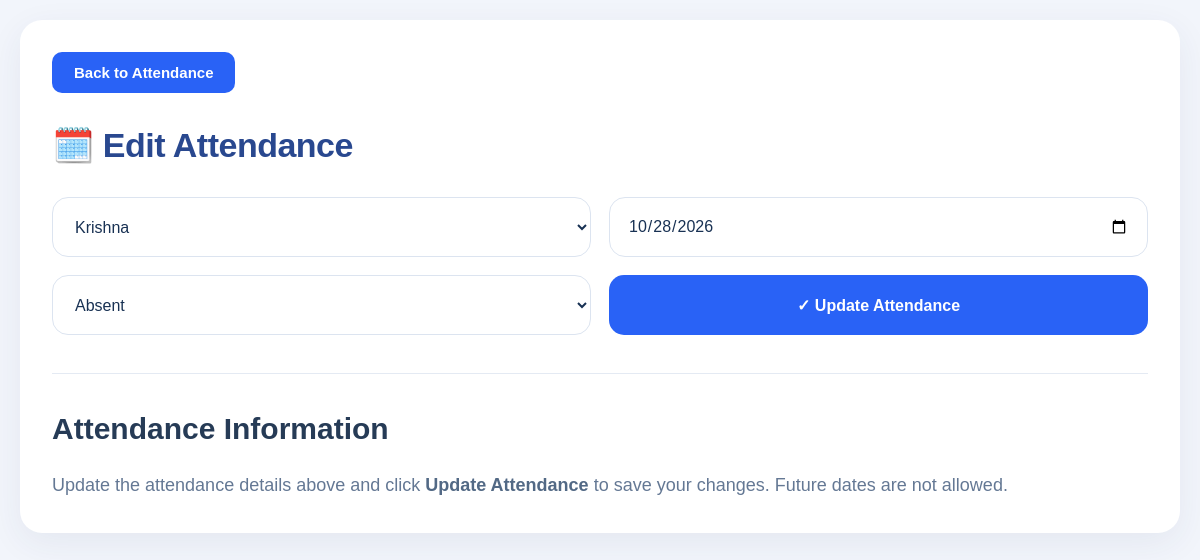
The app's page /edit_attendance/33 (signed in) with its own data.
### tables this page shows
CREATE TABLE attendance (
            id INTEGER PRIMARY KEY AUTOINCREMENT,
            student_name TEXT,
            date TEXT,
            status TEXT
        );

CREATE TABLE students (
            id INTEGER PRIMARY KEY AUTOINCREMENT,
            name TEXT NOT NULL,
            email TEXT,
            course TEXT,
            semester TEXT,
            course_type TEXT DEFAULT 'UG'
        , student_code TEXT);

### app.py (the view, shortened to what this page needs)
@app.route("/edit_attendance/<int:id>", methods=["GET", "POST"])
def edit_attendance(id):
    conn = get_db()
    today = date.today().isoformat()
    attendance_record = conn.execute("""
        SELECT *
        FROM attendance
        WHERE id = ?
    """, (id,)).fetchone()
    if attendance_record is None:
        conn.close()
        return "Attendance record not found", 404
    students_data = conn.execute("""
        SELECT id, name, student_code, course_type
        FROM students
        ORDER BY name
    """).fetchall()
    conn.close()
    return render_template(
        "edit_attendance.html",
        attendance=attendance_record,
        students=students_data,
        today=today
    )

### app.py (called while the page is built)
def get_db():
    conn = sqlite3.connect(DB_PATH)
    conn.row_factory = sqlite3.Row
    return conn

@app.before_request
def teacher_only_access():
    if request.endpoint in ("login", "static"):
        return None
    if (
        session.get("role") != "teacher"
        or not session.get("user_id")
    ):
        session.clear()
        flash("Please log in using a teacher account.", "error")
        return redirect(url_for("login"))

### templates/edit_attendance.html (shortened to what this page needs)
<!DOCTYPE html>
<html lang="en">
<head>
    <link rel="stylesheet"
          href="{{ url_for('static', filename='style.css') }}">
</head>
<body>
    <div class="edit-container">
        <a href="{{ url_for('attendance') }}" class="back-btn">
            Back to Attendance
        </a>
        <h1 class="page-title">🗓️ Edit Attendance</h1>
        <form method="POST" class="edit-form">
            <select name="student_name" required>
                {% for student in students %}
                    <option
                        value="{{ student['name'] }}"
                        {% if student['name'] == attendance['student_name'] %}
                            selected
                        {% endif %}>
                        {{ student['name'] }}
                    </option>
                {% endfor %}
            </select>
            <input
                type="date"
                name="date"
                id="attendanceDate"
                value="{{ attendance['date'] }}"
                max="{{ today }}"
                required
            >
            <select name="status" required>
                <option value="Absent"
                    {% if attendance['status'] == 'Absent' %}selected{% endif %}>
                    Absent
                </option>
            </select>
            <button type="submit" class="update-btn">
                ✓ Update Attendance
            </button>
        </form>
        <hr class="info-divider">
        <section>
            <h2 class="info-title">Attendance Information</h2>
            <p class="info-description">
                Update the attendance details above and click
                <strong>Update Attendance</strong> to save your changes.
                Future dates are not allowed.
            </p>
        </section>
    </div>
</body>
</html>

### static/style.css (style rules this page uses)
* { margin:0; padding:0; box-sizing:border-box; }
body { font-family:'Segoe UI',sans-serif; background:#f4f6f9; padding:25px; }
h1 { color:#1e3a8a; font-size:42px; font-weight:700; margin-bottom:30px; }
h2 { font-size:32px; margin:30px 0 20px; }
form { display:flex; flex-wrap:wrap; gap:15px; align-items:center; margin-bottom:25px; }
input, select { width:280px; height:50px; padding:0 15px; border:1px solid #d1d5db; border-radius:8px; font-size:16px; }
button { background:#2563eb; color:#fff; border:none; height:50px; padding:0 25px; border-radius:8px; font-size:16px; cursor:pointer; }
hr { margin:25px 0; border:none; border-top:1px solid #ddd; }
.page-title { font-size:48px; color:#1e3a8a; margin-bottom:30px; }
.back-btn { display:inline-block; margin-bottom:20px; padding:10px 18px; background:#2563eb; color:white; text-decoration:none; border-radius:6px; font-weight:600; }
.back-btn { display: inline-block; background: #2563eb; color: white; padding: 12px 20px; border-radius: 8px; text-decoration: none; font-size: 15px; font-weight: 600; margin-bottom: 20px; transition: background 0.3s ease; }
* { margin: 0; padding: 0; box-sizing: border-box; }
:root { --primary: #2463eb; --primary-dark: #1d4ed8; --navy: #101d42; --muted: #68748a; --border: #d9e0eb; }
body { font-family: Arial, Helvetica, sans-serif; color: var(--navy); background: #f3f6fc; }

### templates/edit_attendance.html (style rules this page uses)
* { box-sizing: border-box; }
body { margin: 0; padding: 20px; background: #f2f5fb; font-family: Arial, Helvetica, sans-serif; color: #183153; }
.edit-container { width: 100%; max-width: 1800px; margin: 0 auto; padding: 32px; background: #fff; border-radius: 22px; box-shadow: 0 10px 35px rgba(36, 58, 100, 0.07); }
.back-btn { display: inline-block; padding: 12px 22px; margin-bottom: 32px; border-radius: 10px; background: #2962f6; color: #fff; text-decoration: none; font-size: 15px; font-weight: 600; transition: background .2s ease; }
.page-title { margin: 0 0 32px; color: #29488f; font-size: 40px; font-weight: 700; letter-spacing: -0.5px; }
.edit-form { display: grid; grid-template-columns: repeat(5, minmax(0, 1fr)); gap: 18px; align-items: center; }
.edit-form select, .edit-form input { width: 100%; min-width: 0; height: 72px; padding: 0 18px; border: 1px solid #dce4f0; border-radius: 16px; background: #fff; color: #183153; font-family: inherit; font-size: 18px; outline: none; transition: border-color .2s, box-shadow .2s; }
.update-btn { width: 100%; height: 72px; padding: 0 12px; border: none; border-radius: 15px; background: #2962f6; color: #fff; font-family: inherit; font-size: 17px; font-weight: 700; white-space: nowrap; cursor: pointer; transition: background .2s ease; }
.info-divider { border: none; border-top: 1px solid #e4eaf3; margin: 38px 0; }
.info-title { margin: 0 0 24px; color: #263b56; font-size: 30px; font-weight: 700; }
.info-description { margin: 0; color: #647894; font-size: 18px; line-height: 1.7; }
.info-description strong { color: #526985; }
@media (max-width: 1300px) { .edit-form { grid-template-columns: repeat(2, minmax(0, 1fr)); } }
@media (max-width: 1300px) { .update-btn { grid-column: auto; } }
@media (max-width: 1300px) { .edit-form select, .edit-form input, .update-btn { height: 60px; font-size: 16px; } }
@media (max-width: 1300px) { .page-title { font-size: 34px; } }

### records on screen
attendance: student_name "Krishna", date "10/28/2026", status "Absent"
